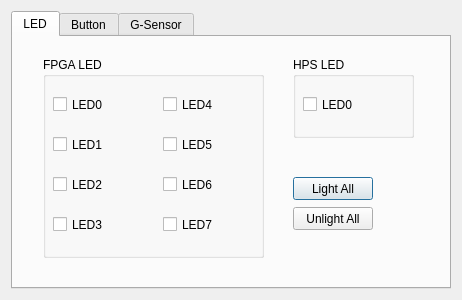
<?xml version="1.0" encoding="UTF-8"?>
<ui version="4.0">
 <class>Dialog</class>
 <widget class="QDialog" name="Dialog">
  <property name="windowModality">
   <enum>Qt::ApplicationModal</enum>
  </property>
  <property name="geometry">
   <rect>
    <x>0</x>
    <y>0</y>
    <width>462</width>
    <height>300</height>
   </rect>
  </property>
  <property name="sizePolicy">
   <sizepolicy hsizetype="Fixed" vsizetype="Fixed">
    <horstretch>0</horstretch>
    <verstretch>0</verstretch>
   </sizepolicy>
  </property>
  <property name="cursor">
   <cursorShape>ArrowCursor</cursorShape>
  </property>
  <property name="contextMenuPolicy">
   <enum>Qt::DefaultContextMenu</enum>
  </property>
  <property name="windowTitle">
   <string extracomment="Developed by Richard">Control Panel</string>
  </property>
  <property name="sizeGripEnabled">
   <bool>false</bool>
  </property>
  <property name="modal">
   <bool>false</bool>
  </property>
  <layout class="QVBoxLayout" name="verticalLayout">
   <item>
    <widget class="QTabWidget" name="tabWidget">
     <property name="cursor">
      <cursorShape>ArrowCursor</cursorShape>
     </property>
     <property name="tabShape">
      <enum>QTabWidget::Rounded</enum>
     </property>
     <property name="currentIndex">
      <number>0</number>
     </property>
     <property name="iconSize">
      <size>
       <width>32</width>
       <height>32</height>
      </size>
     </property>
     <property name="movable">
      <bool>false</bool>
     </property>
     <widget class="QWidget" name="tabLED">
      <property name="cursor">
       <cursorShape>ArrowCursor</cursorShape>
      </property>
      <property name="autoFillBackground">
       <bool>false</bool>
      </property>
      <attribute name="icon">
       <iconset resource="images/images.qrc">
        <normaloff>:/new/Myresource/GLED.bmp</normaloff>:/new/Myresource/GLED.bmp</iconset>
      </attribute>
      <attribute name="title">
       <string>LED</string>
      </attribute>
      <widget class="QGroupBox" name="groupBox_fpga_led">
       <property name="geometry">
        <rect>
         <x>30</x>
         <y>20</y>
         <width>221</width>
         <height>201</height>
        </rect>
       </property>
       <property name="title">
        <string>FPGA LED</string>
       </property>
       <widget class="QCheckBox" name="checkBox_LED1">
        <property name="geometry">
         <rect>
          <x>10</x>
          <y>70</y>
          <width>95</width>
          <height>35</height>
         </rect>
        </property>
        <property name="font">
         <font>
          <weight>50</weight>
          <bold>false</bold>
          <strikeout>false</strikeout>
          <kerning>false</kerning>
         </font>
        </property>
        <property name="cursor">
         <cursorShape>PointingHandCursor</cursorShape>
        </property>
        <property name="text">
         <string>LED1</string>
        </property>
        <property name="icon">
         <iconset resource="images/images.qrc">
          <normaloff>:/new/Myresource/GLED.bmp</normaloff>:/new/Myresource/GLED.bmp</iconset>
        </property>
        <property name="tristate">
         <bool>false</bool>
        </property>
       </widget>
       <widget class="QCheckBox" name="checkBox_LED0">
        <property name="geometry">
         <rect>
          <x>10</x>
          <y>30</y>
          <width>95</width>
          <height>35</height>
         </rect>
        </property>
        <property name="font">
         <font>
          <weight>50</weight>
          <bold>false</bold>
          <strikeout>false</strikeout>
          <kerning>false</kerning>
         </font>
        </property>
        <property name="cursor">
         <cursorShape>PointingHandCursor</cursorShape>
        </property>
        <property name="text">
         <string>LED0</string>
        </property>
        <property name="icon">
         <iconset resource="images/images.qrc">
          <normaloff>:/new/Myresource/GLED.bmp</normaloff>:/new/Myresource/GLED.bmp</iconset>
        </property>
        <property name="tristate">
         <bool>false</bool>
        </property>
       </widget>
       <widget class="QCheckBox" name="checkBox_LED2">
        <property name="geometry">
         <rect>
          <x>10</x>
          <y>110</y>
          <width>95</width>
          <height>35</height>
         </rect>
        </property>
        <property name="font">
         <font>
          <weight>50</weight>
          <bold>false</bold>
          <strikeout>false</strikeout>
          <kerning>false</kerning>
         </font>
        </property>
        <property name="cursor">
         <cursorShape>PointingHandCursor</cursorShape>
        </property>
        <property name="text">
         <string>LED2</string>
        </property>
        <property name="icon">
         <iconset resource="images/images.qrc">
          <normaloff>:/new/Myresource/GLED.bmp</normaloff>:/new/Myresource/GLED.bmp</iconset>
        </property>
        <property name="tristate">
         <bool>false</bool>
        </property>
       </widget>
       <widget class="QCheckBox" name="checkBox_LED3">
        <property name="geometry">
         <rect>
          <x>10</x>
          <y>150</y>
          <width>95</width>
          <height>35</height>
         </rect>
        </property>
        <property name="font">
         <font>
          <weight>50</weight>
          <bold>false</bold>
          <strikeout>false</strikeout>
          <kerning>false</kerning>
         </font>
        </property>
        <property name="cursor">
         <cursorShape>PointingHandCursor</cursorShape>
        </property>
        <property name="text">
         <string>LED3</string>
        </property>
        <property name="icon">
         <iconset resource="images/images.qrc">
          <normaloff>:/new/Myresource/GLED.bmp</normaloff>:/new/Myresource/GLED.bmp</iconset>
        </property>
        <property name="tristate">
         <bool>false</bool>
        </property>
       </widget>
       <widget class="QCheckBox" name="checkBox_LED4">
        <property name="geometry">
         <rect>
          <x>120</x>
          <y>30</y>
          <width>95</width>
          <height>35</height>
         </rect>
        </property>
        <property name="font">
         <font>
          <weight>50</weight>
          <bold>false</bold>
          <strikeout>false</strikeout>
          <kerning>false</kerning>
         </font>
        </property>
        <property name="cursor">
         <cursorShape>PointingHandCursor</cursorShape>
        </property>
        <property name="text">
         <string>LED4</string>
        </property>
        <property name="icon">
         <iconset resource="images/images.qrc">
          <normaloff>:/new/Myresource/GLED.bmp</normaloff>:/new/Myresource/GLED.bmp</iconset>
        </property>
        <property name="tristate">
         <bool>false</bool>
        </property>
       </widget>
       <widget class="QCheckBox" name="checkBox_LED5">
        <property name="geometry">
         <rect>
          <x>120</x>
          <y>70</y>
          <width>95</width>
          <height>35</height>
         </rect>
        </property>
        <property name="font">
         <font>
          <weight>50</weight>
          <bold>false</bold>
          <strikeout>false</strikeout>
          <kerning>false</kerning>
         </font>
        </property>
        <property name="cursor">
         <cursorShape>PointingHandCursor</cursorShape>
        </property>
        <property name="text">
         <string>LED5</string>
        </property>
        <property name="icon">
         <iconset resource="images/images.qrc">
          <normaloff>:/new/Myresource/GLED.bmp</normaloff>:/new/Myresource/GLED.bmp</iconset>
        </property>
        <property name="tristate">
         <bool>false</bool>
        </property>
       </widget>
       <widget class="QCheckBox" name="checkBox_LED6">
        <property name="geometry">
         <rect>
          <x>120</x>
          <y>110</y>
          <width>95</width>
          <height>35</height>
         </rect>
        </property>
        <property name="font">
         <font>
          <weight>50</weight>
          <bold>false</bold>
          <strikeout>false</strikeout>
          <kerning>false</kerning>
         </font>
        </property>
        <property name="cursor">
         <cursorShape>PointingHandCursor</cursorShape>
        </property>
        <property name="text">
         <string>LED6</string>
        </property>
        <property name="icon">
         <iconset resource="images/images.qrc">
          <normaloff>:/new/Myresource/GLED.bmp</normaloff>:/new/Myresource/GLED.bmp</iconset>
        </property>
        <property name="tristate">
         <bool>false</bool>
        </property>
       </widget>
       <widget class="QCheckBox" name="checkBox_LED7">
        <property name="geometry">
         <rect>
          <x>120</x>
          <y>150</y>
          <width>95</width>
          <height>35</height>
         </rect>
        </property>
        <property name="font">
         <font>
          <weight>50</weight>
          <bold>false</bold>
          <strikeout>false</strikeout>
          <kerning>false</kerning>
         </font>
        </property>
        <property name="cursor">
         <cursorShape>PointingHandCursor</cursorShape>
        </property>
        <property name="text">
         <string>LED7</string>
        </property>
        <property name="icon">
         <iconset resource="images/images.qrc">
          <normaloff>:/new/Myresource/GLED.bmp</normaloff>:/new/Myresource/GLED.bmp</iconset>
        </property>
        <property name="tristate">
         <bool>false</bool>
        </property>
       </widget>
      </widget>
      <widget class="QGroupBox" name="groupBox_hps_led">
       <property name="geometry">
        <rect>
         <x>280</x>
         <y>20</y>
         <width>121</width>
         <height>81</height>
        </rect>
       </property>
       <property name="title">
        <string>HPS LED</string>
       </property>
       <widget class="QCheckBox" name="checkBox_HPS_LED0">
        <property name="geometry">
         <rect>
          <x>10</x>
          <y>30</y>
          <width>95</width>
          <height>35</height>
         </rect>
        </property>
        <property name="font">
         <font>
          <weight>50</weight>
          <bold>false</bold>
          <strikeout>false</strikeout>
          <kerning>false</kerning>
         </font>
        </property>
        <property name="cursor">
         <cursorShape>PointingHandCursor</cursorShape>
        </property>
        <property name="text">
         <string>LED0</string>
        </property>
        <property name="icon">
         <iconset resource="images/images.qrc">
          <normaloff>:/new/Myresource/GLED.bmp</normaloff>:/new/Myresource/GLED.bmp</iconset>
        </property>
        <property name="tristate">
         <bool>false</bool>
        </property>
       </widget>
      </widget>
      <widget class="QPushButton" name="pushButton_LightAllLed">
       <property name="geometry">
        <rect>
         <x>280</x>
         <y>140</y>
         <width>80</width>
         <height>23</height>
        </rect>
       </property>
       <property name="cursor">
        <cursorShape>PointingHandCursor</cursorShape>
       </property>
       <property name="text">
        <string>Light All</string>
       </property>
      </widget>
      <widget class="QPushButton" name="pushButton_UnlightAllLed">
       <property name="geometry">
        <rect>
         <x>280</x>
         <y>170</y>
         <width>80</width>
         <height>23</height>
        </rect>
       </property>
       <property name="cursor">
        <cursorShape>PointingHandCursor</cursorShape>
       </property>
       <property name="text">
        <string>Unlight All</string>
       </property>
      </widget>
     </widget>
     <widget class="QWidget" name="tabButton">
      <property name="cursor">
       <cursorShape>ArrowCursor</cursorShape>
      </property>
      <attribute name="icon">
       <iconset resource="images/images.qrc">
        <normaloff>:/new/Myresource/BUTTON_UP.bmp</normaloff>:/new/Myresource/BUTTON_UP.bmp</iconset>
      </attribute>
      <attribute name="title">
       <string>Button</string>
      </attribute>
      <widget class="QGroupBox" name="groupBox_3">
       <property name="geometry">
        <rect>
         <x>290</x>
         <y>20</y>
         <width>101</width>
         <height>111</height>
        </rect>
       </property>
       <property name="title">
        <string>HPS</string>
       </property>
       <widget class="QLabel" name="label_hps_key0">
        <property name="geometry">
         <rect>
          <x>30</x>
          <y>40</y>
          <width>44</width>
          <height>44</height>
         </rect>
        </property>
        <property name="text">
         <string/>
        </property>
        <property name="pixmap">
         <pixmap resource="images/images.qrc">:/new/Myresource/BUTTON_DOWN.bmp</pixmap>
        </property>
       </widget>
      </widget>
      <widget class="QGroupBox" name="groupBox_4">
       <property name="geometry">
        <rect>
         <x>30</x>
         <y>20</y>
         <width>231</width>
         <height>191</height>
        </rect>
       </property>
       <property name="title">
        <string>FPGA</string>
       </property>
       <widget class="QLabel" name="label_key0">
        <property name="geometry">
         <rect>
          <x>100</x>
          <y>40</y>
          <width>44</width>
          <height>44</height>
         </rect>
        </property>
        <property name="text">
         <string/>
        </property>
        <property name="pixmap">
         <pixmap resource="images/images.qrc">:/new/Myresource/BUTTON_UP.bmp</pixmap>
        </property>
       </widget>
       <widget class="QLabel" name="label_key1">
        <property name="geometry">
         <rect>
          <x>30</x>
          <y>40</y>
          <width>44</width>
          <height>44</height>
         </rect>
        </property>
        <property name="text">
         <string/>
        </property>
        <property name="pixmap">
         <pixmap resource="images/images.qrc">:/new/Myresource/BUTTON_UP.bmp</pixmap>
        </property>
       </widget>
       <widget class="QLabel" name="label_sw0">
        <property name="geometry">
         <rect>
          <x>180</x>
          <y>110</y>
          <width>19</width>
          <height>63</height>
         </rect>
        </property>
        <property name="text">
         <string/>
        </property>
        <property name="pixmap">
         <pixmap resource="images/images.qrc">:/new/Myresource/SW_down.bmp</pixmap>
        </property>
       </widget>
       <widget class="QLabel" name="label_sw1">
        <property name="geometry">
         <rect>
          <x>130</x>
          <y>110</y>
          <width>19</width>
          <height>63</height>
         </rect>
        </property>
        <property name="text">
         <string/>
        </property>
        <property name="pixmap">
         <pixmap resource="images/images.qrc">:/new/Myresource/SW_down.bmp</pixmap>
        </property>
       </widget>
       <widget class="QLabel" name="label_sw2">
        <property name="geometry">
         <rect>
          <x>80</x>
          <y>110</y>
          <width>19</width>
          <height>63</height>
         </rect>
        </property>
        <property name="text">
         <string/>
        </property>
        <property name="pixmap">
         <pixmap resource="images/images.qrc">:/new/Myresource/SW_down.bmp</pixmap>
        </property>
       </widget>
       <widget class="QLabel" name="label_sw3">
        <property name="geometry">
         <rect>
          <x>30</x>
          <y>110</y>
          <width>19</width>
          <height>63</height>
         </rect>
        </property>
        <property name="text">
         <string/>
        </property>
        <property name="pixmap">
         <pixmap resource="images/images.qrc">:/new/Myresource/SW_down.bmp</pixmap>
        </property>
       </widget>
      </widget>
     </widget>
     <widget class="QWidget" name="tabGsensor">
      <property name="cursor">
       <cursorShape>ArrowCursor</cursorShape>
      </property>
      <attribute name="icon">
       <iconset resource="images/images.qrc">
        <normaloff>:/new/Myresource/tab/G-Sensor.png</normaloff>:/new/Myresource/tab/G-Sensor.png</iconset>
      </attribute>
      <attribute name="title">
       <string>G-Sensor</string>
      </attribute>
      <widget class="QLabel" name="label_Z">
       <property name="geometry">
        <rect>
         <x>20</x>
         <y>160</y>
         <width>87</width>
         <height>41</height>
        </rect>
       </property>
       <property name="font">
        <font>
         <pointsize>11</pointsize>
        </font>
       </property>
       <property name="text">
        <string>Z: xxxx.xxx</string>
       </property>
      </widget>
      <widget class="QLabel" name="label_X">
       <property name="geometry">
        <rect>
         <x>20</x>
         <y>60</y>
         <width>87</width>
         <height>41</height>
        </rect>
       </property>
       <property name="font">
        <font>
         <pointsize>11</pointsize>
        </font>
       </property>
       <property name="text">
        <string>X: xxxx.xxx</string>
       </property>
      </widget>
      <widget class="QLabel" name="label_Y">
       <property name="geometry">
        <rect>
         <x>20</x>
         <y>110</y>
         <width>87</width>
         <height>41</height>
        </rect>
       </property>
       <property name="font">
        <font>
         <pointsize>11</pointsize>
        </font>
       </property>
       <property name="text">
        <string>Y: xxxx.xxx</string>
       </property>
      </widget>
     </widget>
    </widget>
   </item>
  </layout>
 </widget>
 <layoutdefault spacing="6" margin="11"/>
 <resources>
  <include location="images/images.qrc"/>
 </resources>
 <connections>
  <connection>
   <sender>checkBox_HPS_LED0</sender>
   <signal>clicked()</signal>
   <receiver>Dialog</receiver>
   <slot>ClickLED()</slot>
   <hints>
    <hint type="sourcelabel">
     <x>302</x>
     <y>120</y>
    </hint>
    <hint type="destinationlabel">
     <x>0</x>
     <y>87</y>
    </hint>
   </hints>
  </connection>
  <connection>
   <sender>checkBox_LED0</sender>
   <signal>clicked()</signal>
   <receiver>Dialog</receiver>
   <slot>ClickLED()</slot>
   <hints>
    <hint type="sourcelabel">
     <x>80</x>
     <y>107</y>
    </hint>
    <hint type="destinationlabel">
     <x>81</x>
     <y>349</y>
    </hint>
   </hints>
  </connection>
  <connection>
   <sender>checkBox_LED1</sender>
   <signal>clicked()</signal>
   <receiver>Dialog</receiver>
   <slot>ClickLED()</slot>
   <hints>
    <hint type="sourcelabel">
     <x>120</x>
     <y>146</y>
    </hint>
    <hint type="destinationlabel">
     <x>461</x>
     <y>132</y>
    </hint>
   </hints>
  </connection>
  <connection>
   <sender>checkBox_LED2</sender>
   <signal>clicked()</signal>
   <receiver>Dialog</receiver>
   <slot>ClickLED()</slot>
   <hints>
    <hint type="sourcelabel">
     <x>69</x>
     <y>165</y>
    </hint>
    <hint type="destinationlabel">
     <x>71</x>
     <y>309</y>
    </hint>
   </hints>
  </connection>
  <connection>
   <sender>checkBox_LED3</sender>
   <signal>clicked()</signal>
   <receiver>Dialog</receiver>
   <slot>ClickLED()</slot>
   <hints>
    <hint type="sourcelabel">
     <x>94</x>
     <y>198</y>
    </hint>
    <hint type="destinationlabel">
     <x>103</x>
     <y>371</y>
    </hint>
   </hints>
  </connection>
  <connection>
   <sender>checkBox_LED4</sender>
   <signal>clicked()</signal>
   <receiver>Dialog</receiver>
   <slot>ClickLED()</slot>
   <hints>
    <hint type="sourcelabel">
     <x>61</x>
     <y>229</y>
    </hint>
    <hint type="destinationlabel">
     <x>50</x>
     <y>409</y>
    </hint>
   </hints>
  </connection>
  <connection>
   <sender>checkBox_LED5</sender>
   <signal>clicked()</signal>
   <receiver>Dialog</receiver>
   <slot>ClickLED()</slot>
   <hints>
    <hint type="sourcelabel">
     <x>164</x>
     <y>108</y>
    </hint>
    <hint type="destinationlabel">
     <x>495</x>
     <y>107</y>
    </hint>
   </hints>
  </connection>
  <connection>
   <sender>checkBox_LED6</sender>
   <signal>clicked()</signal>
   <receiver>Dialog</receiver>
   <slot>ClickLED()</slot>
   <hints>
    <hint type="sourcelabel">
     <x>174</x>
     <y>139</y>
    </hint>
    <hint type="destinationlabel">
     <x>490</x>
     <y>193</y>
    </hint>
   </hints>
  </connection>
  <connection>
   <sender>checkBox_LED7</sender>
   <signal>clicked()</signal>
   <receiver>Dialog</receiver>
   <slot>ClickLED()</slot>
   <hints>
    <hint type="sourcelabel">
     <x>167</x>
     <y>180</y>
    </hint>
    <hint type="destinationlabel">
     <x>496</x>
     <y>163</y>
    </hint>
   </hints>
  </connection>
 </connections>
 <slots>
  <slot>slot1()</slot>
  <slot>ClickLED()</slot>
  <slot>ClickHEX()</slot>
  <slot>clickHEX(int)</slot>
 </slots>
</ui>
